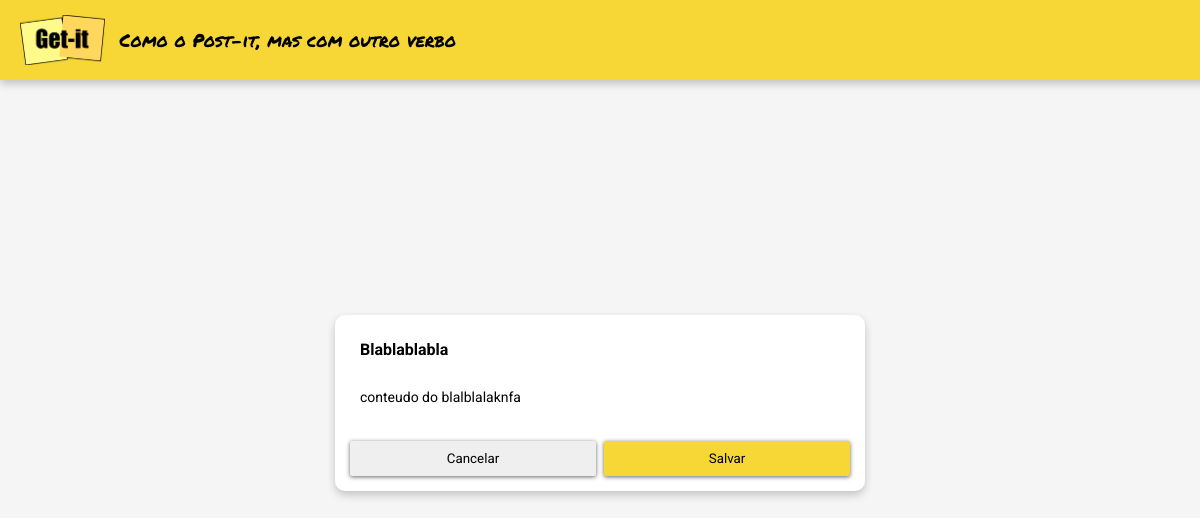
The page /update/3 on the database as committed earlier.
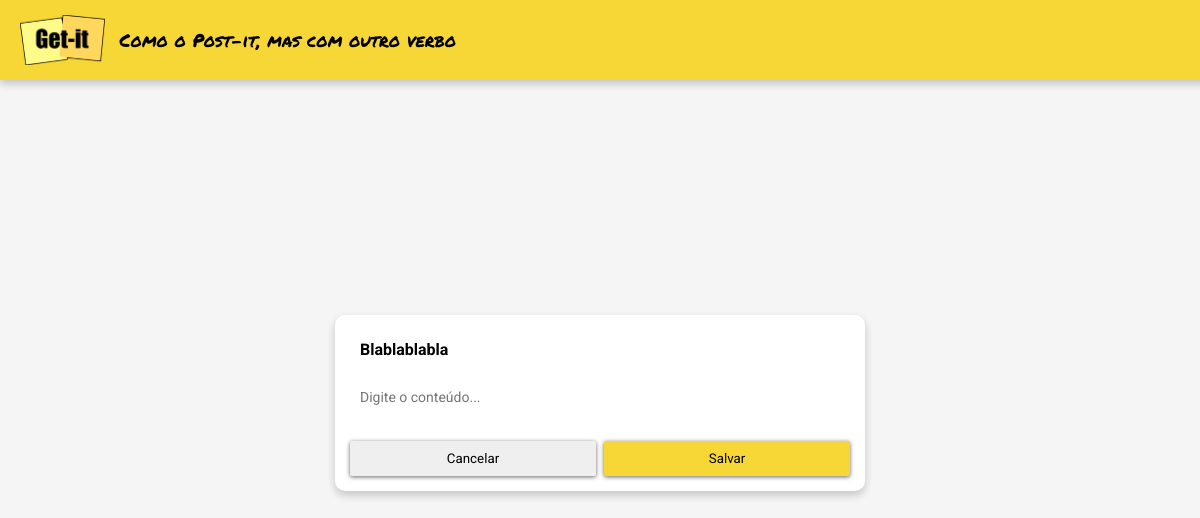
The same page on the database as committed later.
### notes/models.py (models this page shows, shortened)
class Note(models.Model):
    title = models.CharField(max_length=200)
    content = models.TextField()
    tags = models.ForeignKey(Tag, on_delete=models.CASCADE, null=True)

### notes/views.py (the view)
# urls.py: path('update/<int:id>', views.update, name='update'),
def update(request, id):
    nota = Note.objects.get(id=id)
    if request.method == 'POST':
        title = request.POST.get('titulo')
        content = request.POST.get('detalhes')
        nota.title = title
        nota.content = content
        nota.save()
        return redirect('index')
    elif request.method == 'GET':
        return render(request, 'notes/update.html', {'note': nota})

### notes/templates/notes/update.html (shortened to what this page needs)
{% extends "notes/base.html" %}
{% load static %}
{% block content %}
<main class="container">
    <form class="form-card" method="post">
        <input class="form-card-title" type="text" name="titulo" placeholder="Título" value="{{note.title}}" />
        <textarea class="autoresize" name="detalhes" placeholder="Digite o conteúdo...">{{note.content}}</textarea>
        <div class="but">
            <button class="cancel" type="reset" name="edit_cancel">
                <a href="/">Cancelar</a>
            </button>
            <button class="save" type="submit" method="post">Salvar</button>
        </div>
    </form>
</main>
{% endblock %}

Rows that differ between the two databases and show on the page:
changed Note "Blablablabla": detalhes "conteudo do blalblalaknfa" → (not shown)
